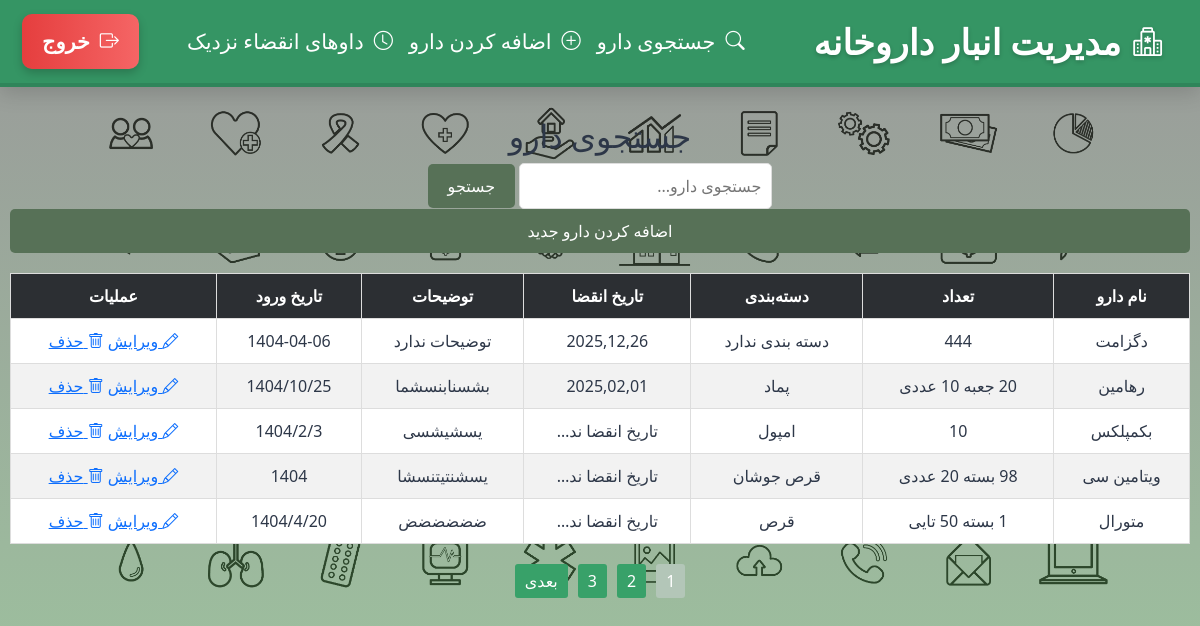
Before: /search-drug (signed in) with the older database file.
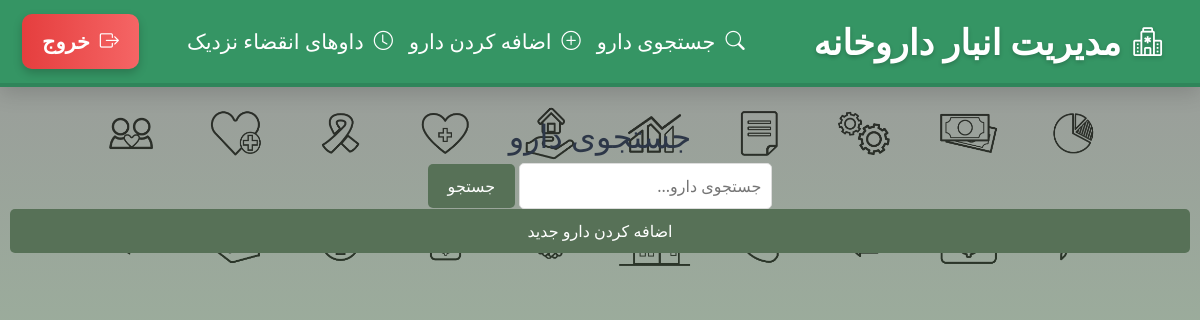
After: the same page with the newer database file.
### index_module/models.py (models this page shows, shortened)
class Drugs(models.Model):
    name = models.CharField(max_length=200, verbose_name='نام دارو')
    category = models.CharField(max_length=200, verbose_name='دسته بندی دارو', null=True, blank=True)
    expiration_date = models.DateField(verbose_name='تاریخ انقضا دارو', null=True, blank=True)
    number = models.CharField(max_length=200 , verbose_name='تعداد دارو')
    description = models.CharField(max_length=400, verbose_name='توضیحات برای این دارو', null=True, blank=True)
    date_in_warehouse = models.CharField(max_length=200,verbose_name='تاریخ ورود دارو به انبار', null=True, blank=True)
    user = models.ForeignKey(settings.AUTH_USER_MODEL, on_delete=models.CASCADE, related_name='drugs', null=True)
    class Meta:
        verbose_name = 'داروها'
        verbose_name_plural = 'داروهای داروخانه'

### index_module/views.py (the view)
# urls.py: path('search-drug' , views.SearchDrugView.as_view() , name = 'search_drug'),
class SearchDrugView(LoginRequiredMixin, ListView):
    model = Drugs
    template_name = 'index_module/search_medicine.html'
    context_object_name = 'medicines'
    paginate_by = 5
    def get_queryset(self):
        query = self.request.GET.get('medicine_name', '')
        if query:
            objects = Drugs.objects.filter(name__icontains=query, user=self.request.user)
        else:
            objects = Drugs.objects.filter(user=self.request.user)
        return objects
    def get_context_data(self, **kwargs):
        context = super().get_context_data(**kwargs)
        context['search_query'] = self.request.GET.get('medicine_name', '')
        if context['search_query'] and len(self.get_queryset()) == 0:
            context['is_empty'] = True
        return context

### index_module/templates/index_module/search_medicine.html (shortened to what this page needs)
{% extends 'shared/base.html' %}
{% load static %}
{% block content %}
    <div class="table-container">
        <h2>جستجوی دارو</h2>
        <form method="get">
            <div>
                <input type="text" name="medicine_name" placeholder="جستجوی دارو..." value="{{ search_query }}" style="padding: 10px; border: 1px solid #ddd; border-radius: 5px; flex: 1;">
                <button type="submit" style="background: #577157; border: none; padding: 10px 20px; border-radius: 5px; color: #ffffff; transition: all 0.3s ease;">جستجو</button>
            </div>
        </form>
        <a href="{% url 'add_drug' %}" style="background: #577157; border: none; padding: 10px 20px; border-radius: 5px; color: #ffffff; text-decoration: none; transition: all 0.3s ease; display: block; margin-bottom: 20px;">اضافه کردن دارو جدید</a>
        {% if medicines %}
            <table>
                <thead>
                    <tr>
                        <th>نام دارو</th>
                        <th>تعداد</th>
                        <th>دسته‌بندی</th>
                        <th>تاریخ انقضا</th>
                        <th>توضیحات</th>
                        <th>تاریخ ورود</th>
                        <th>عملیات</th>
                    </tr>
                </thead>
                <tbody>
                    {% for medicine in medicines %}
                       <tr>
                            <td title="{{ medicine.name }}">{{ medicine.name|truncatechars:15}}</td>
                            <td title="{{ medicine.number }}">{{ medicine.number|truncatechars:15 }}</td>
                            <td title="{{ medicine.category }}">{{ medicine.category|default:"دسته بندی ندارد"|truncatechars:15 }}</td>
                            <td title="{{ medicine.expiration_date }}">{{ medicine.expiration_date|date:"Y,m,d" |default:"تاریخ انقضا ندارد"|truncatechars:15}}</td>
                            <td title="{{ medicine.description }}">{{ medicine.description|default:"توضیحات ندارد"|truncatechars:15 }}</td>
                            <td title="{{ medicine.date_in_warehouse }}">{{ medicine.date_in_warehouse|default:"تاریخ ورود به انبار وجود ندارد"|truncatechars:15 }}</td>
                            <td class="action-links">
                                <a href="{% url 'edit_drug' medicine.id %}"><i class="bi bi-pencil"></i> ویرایش</a>
                                <a href="{% url 'delete_drug' medicine.id %}"><i class="bi bi-trash"></i> حذف</a>
                            </td>
                        </tr>
                    {% endfor %}
                </tbody>
            </table>
            {% if page_obj.has_other_pages %}
                <div class="pagination">
                    {% for pageNumber in paginator.page_range %}
                        {% if page_obj.number == pageNumber %}
                            <span class="current-page">{{ pageNumber }}</span>
                        {% else %}
                            <a href="?page={{ pageNumber }}" class="btn-pag">{{ pageNumber }}</a>
                        {% endif %}
                    {% endfor %}
                    {% if page_obj.has_next %}
                        <a href="?page={{ page_obj.next_page_number }}" class="btn-pag">بعدی</a>
                    {% endif %}
                </div>
            {% endif %}
        {% endif %}
    </div>
{% endblock %}

### templates/shared/base.html (shortened to what this page needs)
{% load render_partial %}
<!DOCTYPE html>
<html lang="en">
<head>
    {% include 'shared/header.html' %}
</head>
<body>
{% block content %}{% endblock %}
</body>
</html>

### templates/shared/header.html (shortened to what this page needs)
{% load static %}
<!DOCTYPE html>
<html lang="fa">
<head>
    <link href="https://cdn.jsdelivr.net/npm/bootstrap@5.3.0/dist/css/bootstrap.min.css" rel="stylesheet">
    <link href="https://cdn.jsdelivr.net/npm/vazirmatn@33.0.0/Vazirmatn-font-face.css" rel="stylesheet">
    <link href="https://cdn.jsdelivr.net/npm/bootstrap-icons@1.10.5/font/bootstrap-icons.css" rel="stylesheet">
</head>
<body>
    <nav class="navbar navbar-expand-lg">
        <div class="container-fluid">
            <a class="navbar-brand" href="{% url 'first_page' %}"><i class="bi bi-hospital"></i> مدیریت انبار داروخانه</a>
            <div class="collapse navbar-collapse" id="navbarNav">
                <ul class="navbar-nav me-auto">
                    <li class="nav-item">
                        <a class="nav-link" href="{% url 'search_drug' %}"><i class="bi bi-search"></i> جستجوی دارو</a>
                    </li>
                    <li class="nav-item">
                        <a class="nav-link" href="{% url 'add_drug' %}"><i class="bi bi-plus-circle"></i> اضافه کردن دارو</a>
                    </li>
                    <li class="nav-item">
                            <a class="nav-link" href="{% url 'expired-drugs' %}"><i class="bi bi-clock"></i>داوهای انقضاء نزدیک</a>
                        </li>
                </ul>
                <ul class="navbar-nav">
                    {% if user.is_authenticated %}
                        <li class="nav-item">
                            <form method="POST" action="{% url 'logout' %}">
                                <button type="submit" class="btn-logout"><i class="bi bi-box-arrow-right"></i> خروج</button>
                            </form>
                        </li>
                    {% endif %}
                </ul>
            </div>
        </div>
    </nav>
</body>
</html>

### index_module/templates/index_module/search_medicine.html (style rules this page uses)
.table-container { overflow-x: auto; -webkit-overflow-scrolling: touch; margin: 20px 0; padding: 0 10px; text-align: center; }

Changed rows visible on the page:
removed Drugs: name "دگزامت", number "444", category "دسته بندی ندارد", expiration_date "2025,12,26", description "توضیحات ندارد", date_in_warehouse "1404-04-06"
removed Drugs: name "رهامین", number "20 جعبه 10 عددی", category "پماد", expiration_date "2025,02,01", description "بشسنابنسشما", date_in_warehouse "1404/10/25"
removed Drugs: name "بکمپلکس", number "10", category "امپول", expiration_date "تاریخ انقضا ند…", description "یسشیشسی", date_in_warehouse "1404/2/3"
removed Drugs: name "ویتامین سی", number "98 بسته 20 عددی", category "قرص جوشان", expiration_date "تاریخ انقضا ند…", description "یسشنتیتنسشا", date_in_warehouse "1404"
removed Drugs: name "متورال", number "1 بسته 50 تایی", category "قرص", expiration_date "تاریخ انقضا ند…", description "ضضضضضض", date_in_warehouse "1404/4/20"
Other visible differences:
text no longer shown: "نام دارو تعداد دسته‌بندی تاریخ انقضا توضیحات تاریخ ورود عملیات بعدی"
list line gone: "1"
list line gone: "2"
list line gone: "3"
